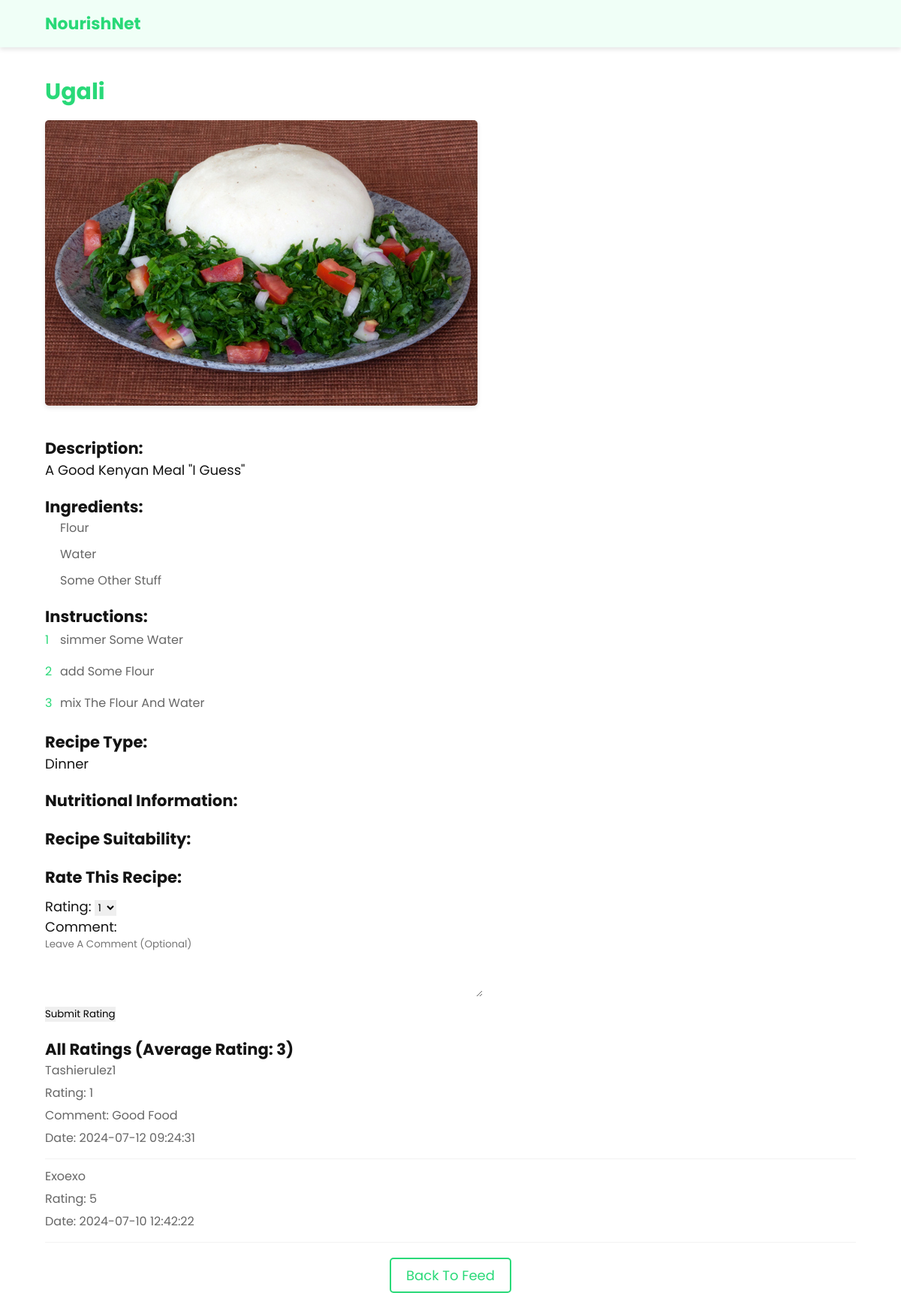
The page /recipedetails.php?recipe_id=1 (signed in) on the database its author committed.
### tables this page shows
CREATE TABLE `recipe` (
  `recipe_id` int(11) NOT NULL,
  `user_id` int(11) DEFAULT NULL,
  `recipe` varchar(255) NOT NULL,
  `recipe_description` text DEFAULT NULL,
  `recipe_ingredients` text DEFAULT NULL,
  `recipe_instructions` text DEFAULT NULL,
  `recipe_image` varchar(255) DEFAULT NULL,
  `recipe_tag` varchar(255) NOT NULL,
  `recipe_nutrition` varchar(500) NOT NULL,
  `recipe_suitability` varchar(500) NOT NULL,
  `date_created` datetime NOT NULL DEFAULT current_timestamp(),
  `date_modified` datetime NOT NULL DEFAULT current_timestamp() ON UPDATE current_timestamp()
);

CREATE TABLE `rating` (
  `rating_id` int(11) NOT NULL,
  `user_id` int(11) DEFAULT NULL,
  `recipe_id` int(11) DEFAULT NULL,
  `rating` int(11) DEFAULT NULL CHECK (`rating` >= 1 and `rating` <= 5),
  `rating_date` timestamp NOT NULL DEFAULT current_timestamp(),
  `rating_comment` varchar(255) NOT NULL
);

CREATE TABLE `users` (
  `user_id` int(255) NOT NULL,
  `username` varchar(255) NOT NULL,
  `password` varchar(255) NOT NULL,
  `email` varchar(255) NOT NULL,
  `user_type` varchar(255) NOT NULL,
  `profile_image` varchar(255) DEFAULT NULL
);

### recipedetails.php (the view, shortened to what this page needs)
<?php
include 'db_connect.php';
$conn = new mysqli($servername, $username, $password, $dbname);
if (isset($_SESSION['user_id'])) {
    $user_id = $_SESSION['user_id'];
    $sql_user = "SELECT user_type FROM users WHERE user_id = $user_id";
    $result_user = $conn->query($sql_user);
    if ($result_user->num_rows > 0) {
        $row_user = $result_user->fetch_assoc();
        $user_type = $row_user['user_type'];
    } else {
        echo "User not found";
        exit;
    }
} else {
    header("Location: login.php");
    exit;
}
if (isset($_GET['recipe_id']) && !empty($_GET['recipe_id'])) {
    $recipe_id = $_GET['recipe_id'];
    $sql = "SELECT * FROM recipe WHERE recipe_id = $recipe_id";
    $result = $conn->query($sql);
    if ($result->num_rows > 0) {
        $row = $result->fetch_assoc();
        $recipe_name = $row["recipe"];
        $description = $row["recipe_description"];
        $ingredients = explode("\n", $row["recipe_ingredients"]);
        $instructions = explode("\n", $row["recipe_instructions"]);
        $tag = $row["recipe_tag"];
        $image = $row["recipe_image"];
    } else {
        echo "Recipe not found";
        exit;
    }
    $sql_ratings = "SELECT r.rating, r.rating_date, r.rating_comment, u.username
                    FROM rating r
                    JOIN users u ON r.user_id = u.user_id
                    WHERE r.recipe_id = $recipe_id";
    $result_ratings = $conn->query($sql_ratings);
    $ratings = [];
    if ($result_ratings->num_rows > 0) {
        while ($row = $result_ratings->fetch_assoc()) {
            $ratings[] = $row;
        }
    }
    $sql_avg_rating = "SELECT AVG(rating) as avg_rating FROM rating WHERE recipe_id = $recipe_id";
    $result_avg_rating = $conn->query($sql_avg_rating);
    $avg_rating = 0;
    if ($result_avg_rating->num_rows > 0) {
        $row_avg = $result_avg_rating->fetch_assoc();
        $avg_rating = round($row_avg['avg_rating'], 2);
    }
} else {
    echo "Recipe ID not provided";
    exit;
}
function getHomeLink($user_type)
{
    switch ($user_type) {
        case 'admin':
            return 'recipes.php';
    }
}
?>
<!DOCTYPE html>
<html lang="en">
<head>
    <link rel="stylesheet" href="../styling/recipedetails.css">
</head>
<body>
    <div class="taskbar">
        <div class="taskbar-left">
            <h1>NourishNet</h1>
        </div>
        <div class="taskbar-right">
        </div>
    </div>
    <div class="content">
        <h2><?php echo htmlspecialchars($recipe_name); ?></h2>
        <img class="recipe-image" src="<?php echo htmlspecialchars($image); ?>" alt="<?php echo htmlspecialchars($recipe_name); ?>"><br><br>
        <div class="description">
            <h3>Description:</h3>
            <p><?php echo htmlspecialchars($description); ?></p>
        </div>
        <div class="ingredients">
            <h3>Ingredients:</h3>
            <ul>
                <?php foreach ($ingredients as $ingredient): ?>
                    <li><?php echo htmlspecialchars($ingredient); ?></li>
                <?php endforeach; ?>
            </ul>
        </div>
        <div class="instructions">
            <h3>Instructions:</h3>
            <ol>
                <?php foreach ($instructions as $instruction): ?>
                    <li><?php echo htmlspecialchars($instruction); ?></li>
                <?php endforeach; ?>
            </ol>
        </div>
        <div class="recipe-type">
            <h3>Recipe Type:</h3>
            <p><?php echo htmlspecialchars($tag); ?></p>
        </div>
        <div class="nutrition">
            <h3>Nutritional Information:</h3>
        </div>
        <div class="suitability">
            <h3>Recipe Suitability:</h3>
        </div>
        <div class="rating-form">
            <h3>Rate this Recipe:</h3>
            <form action="" method="post">
                <label for="rating">Rating:</label>
                <select name="rating" id="rating" required>
                    <option value="1">1</option>
                </select>
                <br>
                <label for="rating_comment">Comment:</label><br>
                <textarea name="rating_comment" id="rating_comment" rows="4" cols="50"
                    placeholder="Leave a comment (optional)"></textarea><br>
                <input type="submit" value="Submit Rating">
            </form>
        </div>
        <div class="ratings">
            <h3>All Ratings (Average Rating: <?php echo $avg_rating; ?>)</h3>
            <?php foreach ($ratings as $rating): ?>
                <div class="rating">
                    <p class="username"><?php echo htmlspecialchars($rating['username']); ?></p>
                    <p>Rating: <?php echo htmlspecialchars($rating['rating']); ?></p>
                    <?php if (!empty($rating['rating_comment'])): ?>
                        <p>Comment: <?php echo htmlspecialchars($rating['rating_comment']); ?></p>
                    <?php endif; ?>
                    <p>Date: <?php echo htmlspecialchars($rating['rating_date']); ?></p>
                </div>
            <?php endforeach; ?>
        </div>
        <div class="back-to-feed">
            <a href="<?php echo getHomeLink(htmlspecialchars($user_type)); ?>">Back to Feed</a>
        </div>
    </div>
</body>
</html>

### styling/recipedetails.css (style rules this page uses)
:root { --main-color: #29d978; --primary: #f0fff7; --black: #141414; --white: #fff; --bg: #f2f2f2; --light-black: #666; }
* { font-family: 'Poppins', sans-serif; margin: 0; padding: 0; box-sizing: border-box; outline: none; border: none; text-decoration: none; text-transform: capitalize; transition: .2s linear; }
html { font-size: 62.5%; overflow-x: hidden; scroll-behavior: smooth; scroll-padding-top: 6rem; }
.taskbar { display: flex; justify-content: space-between; align-items: center; padding: 1.5rem 5%; background-color: var(--primary); box-shadow: 0 0.3rem 0.6rem rgba(0, 0, 0, 0.1); position: fixed; top: 0; left: 0; right: 0; z-index: 1000; }
.taskbar h1 { font-size: 2.2rem; font-weight: bold; color: var(--main-color); }
.content { margin-top: 8rem; padding: 2rem 5%; }
.content h2 { font-size: 3rem; color: var(--main-color); margin-bottom: 1.5rem; }
.description, .ingredients, .instructions, .recipe-type, .nutrition, .suitability { font-size: 1.8rem; color: var(--black); margin-bottom: 2rem; }
.ingredients ul, .nutrition ul, .suitability ul { list-style: none; padding-left: 2rem; }
.ingredients li, .instructions li, .nutrition li, .suitability li { font-size: 1.6rem; color: var(--light-black); margin-bottom: 1rem; }
.instructions ol { list-style: none; counter-reset: step-counter; }
.instructions li { position: relative; font-size: 1.6rem; color: var(--light-black); line-height: 2; margin-bottom: 1rem; padding-left: 2rem; }
.instructions li:before { content: counter(step-counter); counter-increment: step-counter; position: absolute; left: 0; font-size: 1.6rem; color: var(--main-color); }
.recipe-image { max-width: 100%; height: auto; border-radius: 0.5rem; margin-bottom: 2rem; box-shadow: 0 0.3rem 0.6rem rgba(0, 0, 0, 0.1); }
.rating-form { font-size: 1.8rem; color: var(--black); margin-bottom: 2rem; }
.rating-form form { margin-top: 1rem; }
.ratings { font-size: 1.8rem; color: var(--black); margin-bottom: 2rem; }
.rating { border-bottom: 1px solid var(--bg); padding-bottom: 1rem; margin-bottom: 1rem; }
.rating p { font-size: 1.6rem; color: var(--light-black); margin-bottom: 0.5rem; }
.back-to-feed { font-size: 1.8rem; color: var(--main-color); margin-top: 2rem; text-align: center; }
.back-to-feed a { font-size: 1.8rem; color: var(--main-color); text-decoration: none; padding: 0.8rem 2rem; border: 2px solid var(--main-color); border-radius: 5px; transition: all 0.3s ease; display: inline-block; }

### rows shown on the page
recipe: recipe "Ugali", recipe_image (picture), recipe_description "A Good Kenyan Meal \"i Guess\"", recipe_ingredients "Flour", recipe_ingredients "Water", recipe_ingredients "Some Other Stuff", recipe_instructions "Simmer Some Water", recipe_instructions "Add Some Flour", recipe_instructions "Mix The Flour And Water", recipe_tag "Dinner"
rating: user.username "Tashierulez1", rating "1", rating_comment "Good Food", rating_date "2024-07-12 09:24:31"
rating: user.username "Exoexo", rating "5", rating_date "2024-07-10 12:42:22"

### other values the page prints
$avg_rating "3"
